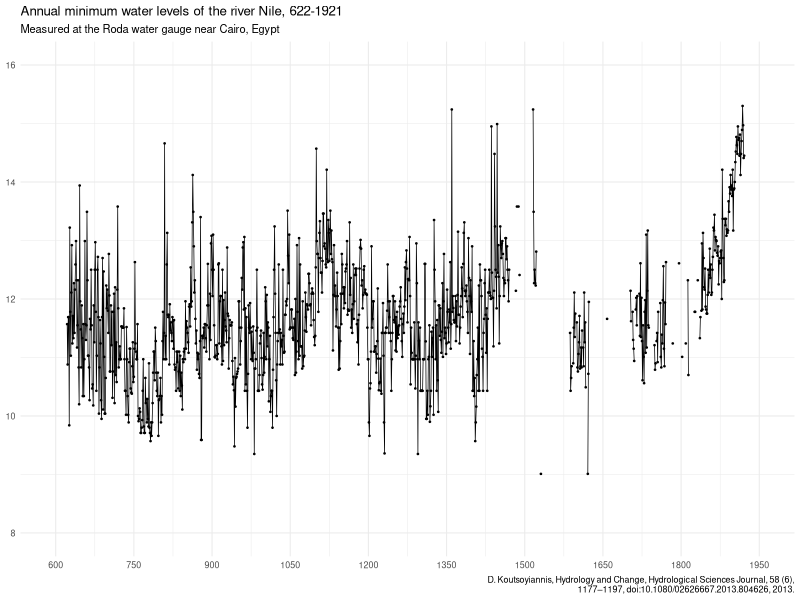
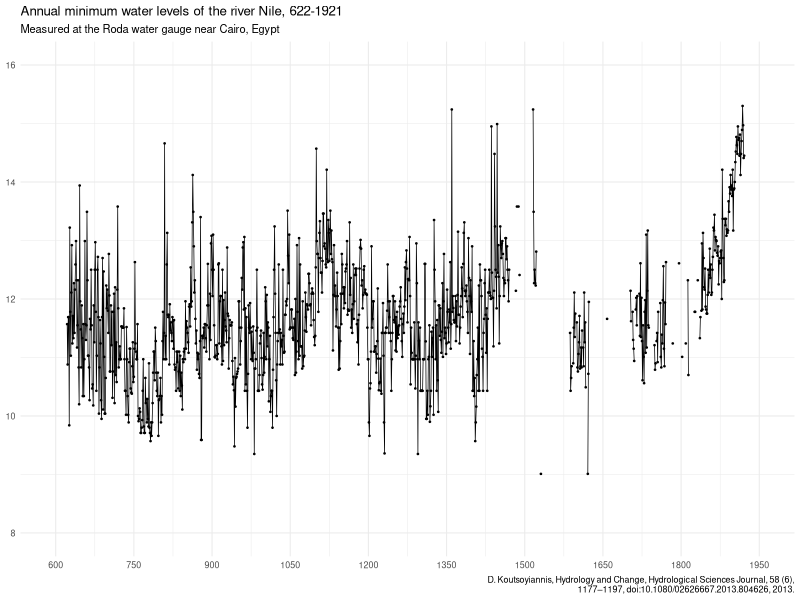

Write the R code that produced these figures, in order.
## load packages ----
library(tidyverse)

## load data ----
# Source: https://www.itia.ntua.gr/en/docinfo/1351/
nilometer <- readxl::read_excel(path = "RodaNilometerData.xlsx", skip = 10) |> 
  select(2:6) |> 
  setNames(c("year", "min_level", "max_level", "min_depth", "max_depth"))

write_csv(x = nilometer, file = "nilometer.csv")

View(nilometer) 

## plot ----
nilometer_caption <- "D. Koutsoyiannis, Hydrology and Change, Hydrological Sciences Journal, 58 (6), 1177–1197, doi:10.1080/02626667.2013.804626, 2013."

p <- ggplot(data = nilometer, mapping = aes(x = year)) +
  geom_line(mapping = aes(y = min_level), linewidth = 0.25) +
  geom_point(mapping = aes(y = min_level), size = 0.25) +
  scale_x_continuous(breaks = seq(600, 1950, 150), limits = c(600, 1950)) +
  scale_y_continuous(breaks = seq(8, 16, 2), limits = c(8, 16)) +
  labs(
    title = "Annual minimum water levels of the river Nile, 622-1921",
    subtitle = "Measured at the Roda water gauge near Cairo, Egypt",
    x = NULL, y = NULL,
    caption = str_wrap(nilometer_caption)
  ) +
  theme_minimal(base_size = 8)

print(p)

ggsave(filename = "nilometer.png", path = ".", plot = p, width = 14, height = 8, units = "cm", bg = "white")
